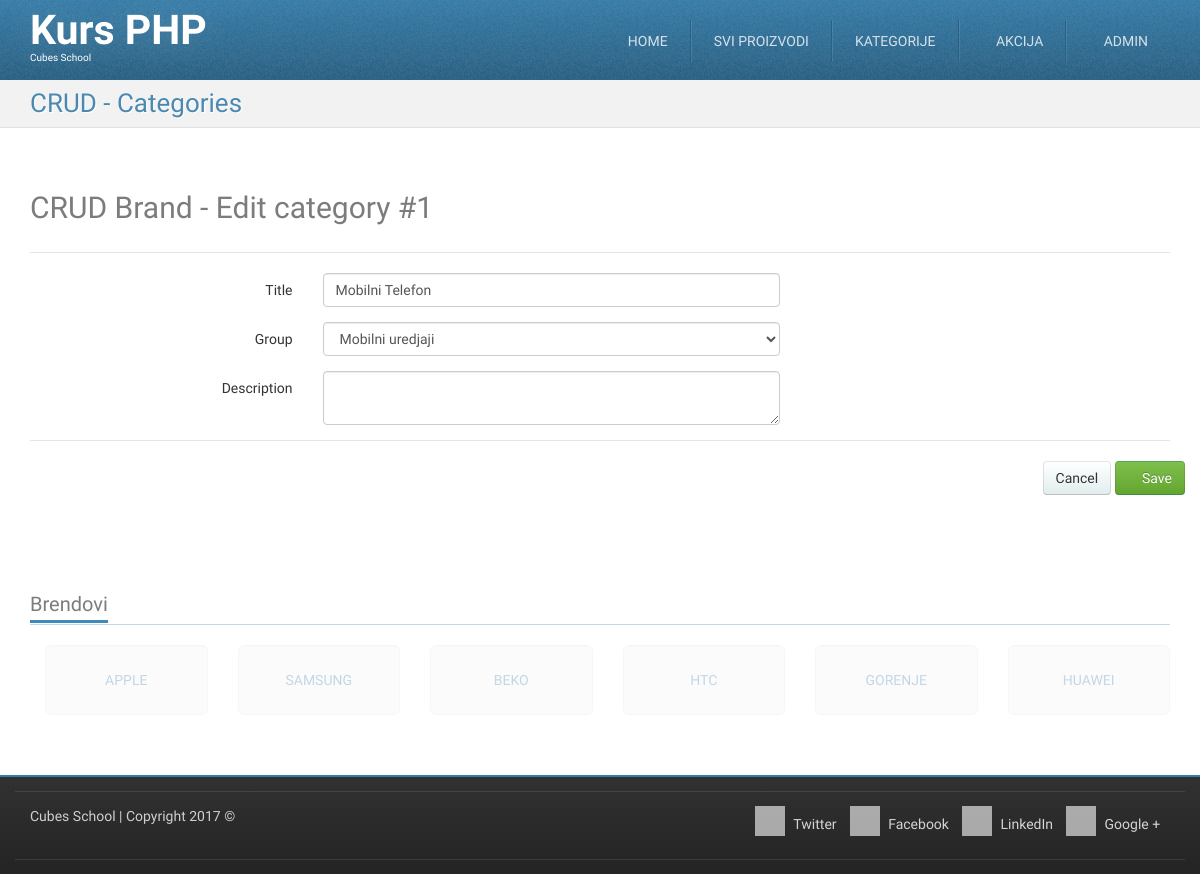
Page /crud-category-edit.php?id=1 (signed in) on the committed database.
### tables this page shows
CREATE TABLE `categories` (
  `id` int(11) NOT NULL,
  `title` char(20) NOT NULL,
  `description` longtext NOT NULL,
  `group_id` int(11) NOT NULL
);

### crud-category-edit.php (called while the page is built, shortened)
<?php
require_once __DIR__ . '/models/m_categories.php';
require_once __DIR__ . '/models/m_groups.php';
$id = (int) $_GET['id'];
$category = categoriesFetchOneById($id);
$formData = array(
	'title' => $category['title'],
	'group_id' => $category['group_id'],
	'description' => $category['description'],
);
$groupList = groupsGetList();
require_once __DIR__ . '/views/layout/header.php';
require_once __DIR__ . '/views/templates/t_crud-category-edit.php';
require_once __DIR__ . '/views/layout/footer.php';

### models/m_database.php (called while the page is built, shortened)
<?php
function dbGetLink() {
	static $link;
	if (!isset($link)) {
		$link = mysqli_connect('127.0.0.1', 'cubes', 'cubes', 'cubes-php-mysql');
	}
	return $link;
}
function dbEscape($value) {
	$link = dbGetLink();
	return mysqli_real_escape_string($link, $value);
}
function dbQuery($query) {
	$link = dbGetLink();
	$result = mysqli_query($link, $query);
	return $result;
}
function dbFetchAll($query) {
	$result = dbQuery($query);
	return mysqli_fetch_all($result, MYSQLI_ASSOC);
}
function dbFetchOne($query) {
	$result = dbQuery($query);
	return mysqli_fetch_assoc($result);
}

### models/m_categories.php (called while the page is built, shortened)
<?php
require_once __DIR__ . '/m_database.php';
function categoriesFetchOneById($id) {
	$query = "SELECT `categories`.* "
			. "FROM `categories` "
			. "WHERE `id` = '" . dbEscape($id) . "'";
	return dbFetchOne($query);
}

### models/m_groups.php (called while the page is built, shortened)
<?php
require_once __DIR__ . '/m_database.php';
function groupsGetList (){
    $query = "SELECT `groups`.* FROM `groups` ORDER by `groups`.`title`";
    $groups = dbFetchAll($query);
    $groupList = [];
    foreach ($groups as $group){
        $groupList[$group['id']] = $group['title'];
       }
        return $groupList;
}

### views/templates/t_crud-category-edit.php (the view, shortened to what this page needs)
<div id="highlighted">
	<div class="container">
		<div class="header">
			<h2 class="page-title">
				<span>CRUD - Categories</span>
			</h2>
		</div>
	</div>
</div>
<div id="content">
	<div class="container portfolio">
		<div class="row">
			<div class="col-md-12">
				<h2>
					CRUD Brand - Edit category #<?php echo htmlspecialchars($category['id']);?>
				</h2>
			</div>
		</div>
		<div class="row">
			<div class="col-md-12">
				<form action="" method="post" class="form-horizontal">
					<fieldset>
						<legend></legend>
						<div class="form-group">
							<label class="col-md-3 control-label">Title</label>
							<div class="col-md-5">
								<input value="<?php echo isset($formData["title"]) ? htmlspecialchars($formData["title"]) : "";?>" type="text" name="title" class="form-control">
							</div>
							<div class="col-md-4">
							</div>
						</div>
						<div class="form-group">
							<label class="col-md-3 control-label">Group</label>
							<div class="col-md-5">
								<select name="group_id" class="form-control">
									<?php foreach ($groupList as $groupId => $groupTitle) {?>
									<option
										value="<?php echo htmlspecialchars($groupId);?>"
										<?php if($groupId == $formData['group_id']) {?>
										selected="selected"
										<?php }?>
										><?php echo htmlspecialchars($groupTitle);?></option>
									<?php }?>
								</select>
							</div>
							<div class="col-md-4">
							</div>
						</div>
						<div class="form-group">
							<label class="col-md-3 control-label">Description</label>
							<div class="col-md-5">
								<textarea name="description" class="form-control"><?php echo isset($formData["description"]) ? htmlspecialchars($formData["description"]) : "";?></textarea>
							</div>
							<div class="col-md-4">
							</div>
						</div>
					</fieldset>
					<fieldset>
						<legend></legend>
						<div class="form-group text-right">
							<a href="/crud-category-list.php" class="btn btn-default">Cancel</a>
							<button type="submit" class="btn btn-success"><i class="fa fa-save"></i> Save</button>
						</div>
					</fieldset>
				</form>
			</div>
		</div>
	</div>
</div>

### skins/tema/css/theme-style.css (style rules this page uses)
h1, h2, h3 { line-height: 40px; }
h1, h2, h3, h4, h5, h6 { color: rgba(36, 36, 36, 0.6); }
label { font-weight: normal; }
legend { line-height: 40px; }
a { color: #377ca8; text-decoration: none; }
.btn-default { color: #333333; text-shadow: 0 1px 1px rgba(255, 255, 255, 0.75); background-image: -webkit-linear-gradient(top, #ffffff 0%, #e2edee 100%); background-image: -o-linear-gradient(top, #ffffff 0%, #e2edee 100%); background-image: linear-gradient(to bottom, #ffffff 0%, #e2edee 100%); background-repeat: repeat-x; filter: progid:DXImageTransform.Microsoft.gradient(startColorstr='#ffffffff', endColorstr='#ffe2edee', GradientType=0); border-color: #e2edee #e2edee #b2cfd2; border-color: rgba(0, 0, 0, 0.1) rgba(0, 0, 0, 0.1) rgba(0, 0, 0, 0.25); *background-color: #e2edee; filter: progid:DXImageTransform.Microsoft.gradient(enabled = false); -webkit-transition: all; -o-transition: all; transition: all; }
.btn-success { color: #ffffff; text-shadow: 0 -1px 0 rgba(0, 0, 0, 0.25); background-image: -webkit-linear-gradient(top, #7fbf4d 0%, #63a62f 100%); background-image: -o-linear-gradient(top, #7fbf4d 0%, #63a62f 100%); background-image: linear-gradient(to bottom, #7fbf4d 0%, #63a62f 100%); background-repeat: repeat-x; filter: progid:DXImageTransform.Microsoft.gradient(startColorstr='#ff7fbf4d', endColorstr='#ff63a62f', GradientType=0); border-color: #63a62f #63a62f #3f6a1e; border-color: rgba(0, 0, 0, 0.1) rgba(0, 0, 0, 0.1) rgba(0, 0, 0, 0.25); *background-color: #63a62f; filter: progid:DXImageTransform.Microsoft.gradient(enabled = false); -webkit-transition: all; -o-transition: all; transition: all; }
html { background-image: -webkit-linear-gradient(top, #e0e0e0 0%, #ffffff 100%); background-image: -o-linear-gradient(top, #e0e0e0 0%, #ffffff 100%); background-image: linear-gradient(to bottom, #e0e0e0 0%, #ffffff 100%); background-repeat: repeat-x; filter: progid:DXImageTransform.Microsoft.gradient(startColorstr='#ffe0e0e0', endColorstr='#ffffffff', GradientType=0); }
body { margin: 0; font-family: "Monda", Arial, serif; font-size: 14px; line-height: 1.428571429; color: #333333; background-color: #ffffff; position: relative; }
.page-title { margin: 0; }
#highlighted { -webkit-transition: all 0.4s ease-out; -o-transition: all 0.4s ease-out; transition: all 0.4s ease-out; border-bottom: 1px solid #e1e1e1; background: #f2f2f2 url(../img/bg_noise-5.png) left top repeat; color: #377ca8; text-shadow: 1px 1px 1px #ffffff; }
.has-navbar-fixed-top #content { margin-top: 82px; }
.has-navbar-fixed-top.has-highlighted #highlighted, .has-navbar-fixed-top.page-index #highlighted, .has-navbar-fixed-top.page-index-carousel #highlighted, .has-navbar-fixed-top.page-starter #highlighted { margin-top: 80px; }
.has-navbar-fixed-top.has-highlighted #content, .has-navbar-fixed-top.page-index #content, .has-navbar-fixed-top.page-index-carousel #content, .has-navbar-fixed-top.page-starter #content { margin-top: 0; }
#content { padding: 40px 0; background-color: #ffffff; }
.header { margin-bottom: 0; }
.header:before, .header:after { content: " "; display: table; }
.header:after { clear: both; }
.header .page-title { font-size: 26px; margin: 8px 0 8px 0; color: rgba(55, 124, 168, 0.9); }
.header .page-title span, .header .page-title small { display: block; line-height: 1.2 !important; }
@media (min-width: 768px) { .header .page-title { float: left; } }
.services .row, .portfolio .row { margin-bottom: 1em; }

### skins/tema/css/colour-blue.css (style rules this page uses)
body a { color: #377ca8; text-decoration: none; }
body #highlighted { border-bottom-color: #e1e1e1; background-color: #f2f2f2; color: #377ca8; text-shadow: 1px 1px 1px #ffffff; }
body .header .page-title { color: rgba(55, 124, 168, 0.9); }

### rows in the picture
categories: id "1", title "Mobilni Telefon", group_id "Mobilni uredjaji"
